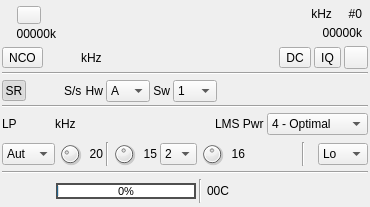
<?xml version="1.0" encoding="UTF-8"?>
<ui version="4.0">
 <class>XTRXInputGUI</class>
 <widget class="QWidget" name="XTRXInputGUI">
  <property name="geometry">
   <rect>
    <x>0</x>
    <y>0</y>
    <width>370</width>
    <height>207</height>
   </rect>
  </property>
  <property name="sizePolicy">
   <sizepolicy hsizetype="Fixed" vsizetype="Fixed">
    <horstretch>0</horstretch>
    <verstretch>0</verstretch>
   </sizepolicy>
  </property>
  <property name="minimumSize">
   <size>
    <width>370</width>
    <height>207</height>
   </size>
  </property>
  <property name="maximumSize">
   <size>
    <width>390</width>
    <height>264</height>
   </size>
  </property>
  <property name="font">
   <font>
    <family>Liberation Sans</family>
    <pointsize>9</pointsize>
   </font>
  </property>
  <property name="windowTitle">
   <string>XTRX Input</string>
  </property>
  <layout class="QVBoxLayout" name="verticalLayout">
   <property name="spacing">
    <number>3</number>
   </property>
   <property name="leftMargin">
    <number>2</number>
   </property>
   <property name="topMargin">
    <number>2</number>
   </property>
   <property name="rightMargin">
    <number>2</number>
   </property>
   <property name="bottomMargin">
    <number>2</number>
   </property>
   <item>
    <layout class="QHBoxLayout" name="horizontalLayout_freq">
     <property name="topMargin">
      <number>4</number>
     </property>
     <item>
      <layout class="QVBoxLayout" name="freqLeftLayout">
       <item>
        <layout class="QHBoxLayout" name="freqLeftTopLayout">
         <item>
          <widget class="ButtonSwitch" name="startStop">
           <property name="toolTip">
            <string>start/stop acquisition</string>
           </property>
           <property name="text">
            <string/>
           </property>
           <property name="icon">
            <iconset resource="../../../sdrgui/resources/res.qrc">
             <normaloff>:/play.png</normaloff>
             <normalon>:/stop.png</normalon>:/play.png</iconset>
           </property>
          </widget>
         </item>
        </layout>
       </item>
       <item>
        <layout class="QHBoxLayout" name="freqLeftBotLayout">
         <item>
          <widget class="QLabel" name="adcRateLabel">
           <property name="minimumSize">
            <size>
             <width>54</width>
             <height>0</height>
            </size>
           </property>
           <property name="toolTip">
            <string>ADC rate before hardware downsampling (k or MS/s)</string>
           </property>
           <property name="text">
            <string>00000k</string>
           </property>
           <property name="alignment">
            <set>Qt::AlignRight|Qt::AlignTrailing|Qt::AlignVCenter</set>
           </property>
          </widget>
         </item>
        </layout>
       </item>
      </layout>
     </item>
     <item>
      <spacer name="freqLeftSpacer">
       <property name="orientation">
        <enum>Qt::Horizontal</enum>
       </property>
       <property name="sizeHint" stdset="0">
        <size>
         <width>0</width>
         <height>0</height>
        </size>
       </property>
      </spacer>
     </item>
     <item>
      <widget class="ValueDial" name="centerFrequency" native="true">
       <property name="sizePolicy">
        <sizepolicy hsizetype="Maximum" vsizetype="Maximum">
         <horstretch>0</horstretch>
         <verstretch>0</verstretch>
        </sizepolicy>
       </property>
       <property name="minimumSize">
        <size>
         <width>32</width>
         <height>16</height>
        </size>
       </property>
       <property name="font">
        <font>
         <family>Liberation Mono</family>
         <pointsize>16</pointsize>
         <weight>50</weight>
         <bold>false</bold>
        </font>
       </property>
       <property name="cursor">
        <cursorShape>PointingHandCursor</cursorShape>
       </property>
       <property name="focusPolicy">
        <enum>Qt::StrongFocus</enum>
       </property>
       <property name="toolTip">
        <string>Main center frequency in kHz</string>
       </property>
      </widget>
     </item>
     <item>
      <layout class="QVBoxLayout" name="freqRightLayout">
       <property name="leftMargin">
        <number>6</number>
       </property>
       <property name="rightMargin">
        <number>6</number>
       </property>
       <item>
        <layout class="QHBoxLayout" name="freqRightTopLayout">
         <item>
          <widget class="QLabel" name="freqUnits">
           <property name="text">
            <string> kHz</string>
           </property>
          </widget>
         </item>
         <item>
          <widget class="QLabel" name="channelNumberText">
           <property name="minimumSize">
            <size>
             <width>20</width>
             <height>0</height>
            </size>
           </property>
           <property name="toolTip">
            <string>Channel number</string>
           </property>
           <property name="text">
            <string>#0</string>
           </property>
           <property name="alignment">
            <set>Qt::AlignRight|Qt::AlignTrailing|Qt::AlignVCenter</set>
           </property>
          </widget>
         </item>
        </layout>
       </item>
       <item>
        <layout class="QHBoxLayout" name="freqRightBotLayout">
         <item>
          <widget class="QLabel" name="deviceRateText">
           <property name="minimumSize">
            <size>
             <width>54</width>
             <height>0</height>
            </size>
           </property>
           <property name="toolTip">
            <string>Baseband I/Q sample rate kS/s</string>
           </property>
           <property name="text">
            <string>00000k</string>
           </property>
           <property name="alignment">
            <set>Qt::AlignRight|Qt::AlignTrailing|Qt::AlignVCenter</set>
           </property>
          </widget>
         </item>
        </layout>
       </item>
      </layout>
     </item>
    </layout>
   </item>
   <item>
    <layout class="QHBoxLayout" name="horizontalLayout">
     <property name="topMargin">
      <number>2</number>
     </property>
     <item>
      <widget class="ButtonSwitch" name="ncoEnable">
       <property name="toolTip">
        <string>Enable the TSP NCO</string>
       </property>
       <property name="text">
        <string>NCO</string>
       </property>
      </widget>
     </item>
     <item>
      <widget class="ValueDialZ" name="ncoFrequency" native="true">
       <property name="sizePolicy">
        <sizepolicy hsizetype="Maximum" vsizetype="Maximum">
         <horstretch>0</horstretch>
         <verstretch>0</verstretch>
        </sizepolicy>
       </property>
       <property name="minimumSize">
        <size>
         <width>32</width>
         <height>16</height>
        </size>
       </property>
       <property name="font">
        <font>
         <family>Liberation Mono</family>
         <pointsize>12</pointsize>
         <weight>50</weight>
         <bold>false</bold>
        </font>
       </property>
       <property name="cursor">
        <cursorShape>PointingHandCursor</cursorShape>
       </property>
       <property name="toolTip">
        <string>Center frequency with NCO engaged (kHz)</string>
       </property>
      </widget>
     </item>
     <item>
      <widget class="QLabel" name="ncoUnits">
       <property name="text">
        <string>kHz</string>
       </property>
      </widget>
     </item>
     <item>
      <spacer name="horizontalSpacer_2">
       <property name="orientation">
        <enum>Qt::Horizontal</enum>
       </property>
       <property name="sizeHint" stdset="0">
        <size>
         <width>40</width>
         <height>20</height>
        </size>
       </property>
      </spacer>
     </item>
     <item>
      <widget class="ButtonSwitch" name="dcOffset">
       <property name="toolTip">
        <string>Automatic DC offset removal</string>
       </property>
       <property name="text">
        <string>DC</string>
       </property>
      </widget>
     </item>
     <item>
      <widget class="ButtonSwitch" name="iqImbalance">
       <property name="toolTip">
        <string>Automatic IQ imbalance correction</string>
       </property>
       <property name="text">
        <string>IQ</string>
       </property>
      </widget>
     </item>
     <item>
      <widget class="ExternalClockButton" name="extClock">
       <property name="toolTip">
        <string>External clock dialog</string>
       </property>
       <property name="text">
        <string/>
       </property>
       <property name="icon">
        <iconset resource="../../../sdrgui/resources/res.qrc">
         <normaloff>:/clocksource.png</normaloff>:/clocksource.png</iconset>
       </property>
      </widget>
     </item>
    </layout>
   </item>
   <item>
    <widget class="Line" name="line_lna">
     <property name="orientation">
      <enum>Qt::Horizontal</enum>
     </property>
    </widget>
   </item>
   <item>
    <layout class="QHBoxLayout" name="ncoSampleRateLayout">
     <property name="topMargin">
      <number>2</number>
     </property>
     <item>
      <widget class="QToolButton" name="sampleRateMode">
       <property name="minimumSize">
        <size>
         <width>24</width>
         <height>0</height>
        </size>
       </property>
       <property name="maximumSize">
        <size>
         <width>24</width>
         <height>16777215</height>
        </size>
       </property>
       <property name="toolTip">
        <string>Toggle between device to host (SR) and base band (BB) sample rate input</string>
       </property>
       <property name="text">
        <string>SR</string>
       </property>
       <property name="checkable">
        <bool>true</bool>
       </property>
       <property name="checked">
        <bool>true</bool>
       </property>
      </widget>
     </item>
     <item>
      <widget class="ValueDial" name="sampleRate" native="true">
       <property name="sizePolicy">
        <sizepolicy hsizetype="Maximum" vsizetype="Maximum">
         <horstretch>0</horstretch>
         <verstretch>0</verstretch>
        </sizepolicy>
       </property>
       <property name="minimumSize">
        <size>
         <width>32</width>
         <height>16</height>
        </size>
       </property>
       <property name="font">
        <font>
         <family>Liberation Mono</family>
         <pointsize>12</pointsize>
         <weight>50</weight>
         <bold>false</bold>
        </font>
       </property>
       <property name="cursor">
        <cursorShape>PointingHandCursor</cursorShape>
       </property>
       <property name="toolTip">
        <string>Device to host sample rate</string>
       </property>
      </widget>
     </item>
     <item>
      <widget class="QLabel" name="samplerateUnit">
       <property name="text">
        <string>S/s</string>
       </property>
      </widget>
     </item>
     <item>
      <widget class="QLabel" name="hwDecimLabel">
       <property name="text">
        <string>Hw</string>
       </property>
       <property name="alignment">
        <set>Qt::AlignRight|Qt::AlignTrailing|Qt::AlignVCenter</set>
       </property>
      </widget>
     </item>
     <item>
      <widget class="QComboBox" name="hwDecim">
       <property name="maximumSize">
        <size>
         <width>50</width>
         <height>16777215</height>
        </size>
       </property>
       <property name="toolTip">
        <string>TSP hardware decimation factor</string>
       </property>
       <property name="currentIndex">
        <number>0</number>
       </property>
       <item>
        <property name="text">
         <string>A</string>
        </property>
       </item>
       <item>
        <property name="text">
         <string>2</string>
        </property>
       </item>
       <item>
        <property name="text">
         <string>4</string>
        </property>
       </item>
       <item>
        <property name="text">
         <string>8</string>
        </property>
       </item>
       <item>
        <property name="text">
         <string>16</string>
        </property>
       </item>
       <item>
        <property name="text">
         <string>32</string>
        </property>
       </item>
       <item>
        <property name="text">
         <string>64</string>
        </property>
       </item>
      </widget>
     </item>
     <item>
      <widget class="QLabel" name="swDecimLabel">
       <property name="text">
        <string>Sw</string>
       </property>
       <property name="alignment">
        <set>Qt::AlignRight|Qt::AlignTrailing|Qt::AlignVCenter</set>
       </property>
      </widget>
     </item>
     <item>
      <widget class="QComboBox" name="swDecim">
       <property name="maximumSize">
        <size>
         <width>50</width>
         <height>16777215</height>
        </size>
       </property>
       <property name="toolTip">
        <string>Software decimation factor</string>
       </property>
       <property name="currentIndex">
        <number>0</number>
       </property>
       <item>
        <property name="text">
         <string>1</string>
        </property>
       </item>
       <item>
        <property name="text">
         <string>2</string>
        </property>
       </item>
       <item>
        <property name="text">
         <string>4</string>
        </property>
       </item>
       <item>
        <property name="text">
         <string>8</string>
        </property>
       </item>
       <item>
        <property name="text">
         <string>16</string>
        </property>
       </item>
       <item>
        <property name="text">
         <string>32</string>
        </property>
       </item>
       <item>
        <property name="text">
         <string>64</string>
        </property>
       </item>
      </widget>
     </item>
     <item>
      <spacer name="horizontalSpacer_4">
       <property name="orientation">
        <enum>Qt::Horizontal</enum>
       </property>
       <property name="sizeHint" stdset="0">
        <size>
         <width>40</width>
         <height>20</height>
        </size>
       </property>
      </spacer>
     </item>
    </layout>
   </item>
   <item>
    <widget class="Line" name="line_freq">
     <property name="orientation">
      <enum>Qt::Horizontal</enum>
     </property>
    </widget>
   </item>
   <item>
    <layout class="QHBoxLayout" name="lpfLayout">
     <property name="topMargin">
      <number>2</number>
     </property>
     <property name="bottomMargin">
      <number>2</number>
     </property>
     <item>
      <widget class="QLabel" name="lpfLabel">
       <property name="text">
        <string>LP</string>
       </property>
      </widget>
     </item>
     <item>
      <widget class="ValueDial" name="lpf" native="true">
       <property name="sizePolicy">
        <sizepolicy hsizetype="Maximum" vsizetype="Maximum">
         <horstretch>0</horstretch>
         <verstretch>0</verstretch>
        </sizepolicy>
       </property>
       <property name="minimumSize">
        <size>
         <width>32</width>
         <height>16</height>
        </size>
       </property>
       <property name="font">
        <font>
         <family>Liberation Mono</family>
         <pointsize>12</pointsize>
         <weight>50</weight>
         <bold>false</bold>
        </font>
       </property>
       <property name="cursor">
        <cursorShape>PointingHandCursor</cursorShape>
       </property>
       <property name="toolTip">
        <string>Analog lowpass filter bandwidth (kHz)</string>
       </property>
      </widget>
     </item>
     <item>
      <widget class="QLabel" name="lpfUnits">
       <property name="text">
        <string>kHz</string>
       </property>
      </widget>
     </item>
     <item>
      <spacer name="horizontalSpacer_6">
       <property name="orientation">
        <enum>Qt::Horizontal</enum>
       </property>
       <property name="sizeHint" stdset="0">
        <size>
         <width>40</width>
         <height>20</height>
        </size>
       </property>
      </spacer>
     </item>
     <item>
      <widget class="QLabel" name="pwrmodeLabel">
       <property name="text">
        <string>LMS Pwr</string>
       </property>
      </widget>
     </item>
     <item>
      <widget class="QComboBox" name="pwrmode">
       <property name="minimumSize">
        <size>
         <width>50</width>
         <height>0</height>
        </size>
       </property>
       <property name="toolTip">
        <string>Power mode</string>
       </property>
       <property name="currentIndex">
        <number>4</number>
       </property>
       <item>
        <property name="text">
         <string>0 - Save Max</string>
        </property>
       </item>
       <item>
        <property name="text">
         <string>1</string>
        </property>
       </item>
       <item>
        <property name="text">
         <string>2</string>
        </property>
       </item>
       <item>
        <property name="text">
         <string>3 - Economy</string>
        </property>
       </item>
       <item>
        <property name="text">
         <string>4 - Optimal</string>
        </property>
       </item>
       <item>
        <property name="text">
         <string>5</string>
        </property>
       </item>
       <item>
        <property name="text">
         <string>6</string>
        </property>
       </item>
       <item>
        <property name="text">
         <string>7 - Perf Max</string>
        </property>
       </item>
      </widget>
     </item>
    </layout>
   </item>
   <item>
    <layout class="QHBoxLayout" name="gainLayout">
     <property name="topMargin">
      <number>2</number>
     </property>
     <property name="bottomMargin">
      <number>2</number>
     </property>
     <item>
      <widget class="QComboBox" name="gainMode">
       <property name="maximumSize">
        <size>
         <width>54</width>
         <height>16777215</height>
        </size>
       </property>
       <property name="toolTip">
        <string>Automatic or Manual gain selection</string>
       </property>
       <item>
        <property name="text">
         <string>Aut</string>
        </property>
       </item>
       <item>
        <property name="text">
         <string>Man</string>
        </property>
       </item>
      </widget>
     </item>
     <item>
      <widget class="QDial" name="gain">
       <property name="maximumSize">
        <size>
         <width>24</width>
         <height>24</height>
        </size>
       </property>
       <property name="toolTip">
        <string>Automatic global gain (dB)</string>
       </property>
       <property name="maximum">
        <number>70</number>
       </property>
       <property name="pageStep">
        <number>1</number>
       </property>
       <property name="value">
        <number>20</number>
       </property>
      </widget>
     </item>
     <item>
      <widget class="QLabel" name="gainText">
       <property name="minimumSize">
        <size>
         <width>18</width>
         <height>0</height>
        </size>
       </property>
       <property name="maximumSize">
        <size>
         <width>18</width>
         <height>16777215</height>
        </size>
       </property>
       <property name="toolTip">
        <string>Automatic global gain</string>
       </property>
       <property name="text">
        <string>20</string>
       </property>
       <property name="alignment">
        <set>Qt::AlignRight|Qt::AlignTrailing|Qt::AlignVCenter</set>
       </property>
      </widget>
     </item>
     <item>
      <widget class="Line" name="line_3">
       <property name="orientation">
        <enum>Qt::Vertical</enum>
       </property>
      </widget>
     </item>
     <item>
      <widget class="QDial" name="lnaGain">
       <property name="maximumSize">
        <size>
         <width>24</width>
         <height>24</height>
        </size>
       </property>
       <property name="toolTip">
        <string>Manual LNA gain</string>
       </property>
       <property name="minimum">
        <number>1</number>
       </property>
       <property name="maximum">
        <number>30</number>
       </property>
       <property name="pageStep">
        <number>1</number>
       </property>
       <property name="sliderPosition">
        <number>15</number>
       </property>
      </widget>
     </item>
     <item>
      <widget class="QLabel" name="lnaGainText">
       <property name="minimumSize">
        <size>
         <width>18</width>
         <height>0</height>
        </size>
       </property>
       <property name="maximumSize">
        <size>
         <width>18</width>
         <height>16777215</height>
        </size>
       </property>
       <property name="toolTip">
        <string>Manual LNA gain (dB)</string>
       </property>
       <property name="text">
        <string>15</string>
       </property>
       <property name="alignment">
        <set>Qt::AlignRight|Qt::AlignTrailing|Qt::AlignVCenter</set>
       </property>
      </widget>
     </item>
     <item>
      <widget class="QComboBox" name="tiaGain">
       <property name="maximumSize">
        <size>
         <width>40</width>
         <height>16777215</height>
        </size>
       </property>
       <property name="toolTip">
        <string>Manual TIA gain (dB)</string>
       </property>
       <property name="currentIndex">
        <number>1</number>
       </property>
       <item>
        <property name="text">
         <string>1</string>
        </property>
       </item>
       <item>
        <property name="text">
         <string>2</string>
        </property>
       </item>
       <item>
        <property name="text">
         <string>3</string>
        </property>
       </item>
      </widget>
     </item>
     <item>
      <widget class="QDial" name="pgaGain">
       <property name="maximumSize">
        <size>
         <width>24</width>
         <height>24</height>
        </size>
       </property>
       <property name="toolTip">
        <string>Manual PGA gain</string>
       </property>
       <property name="maximum">
        <number>32</number>
       </property>
       <property name="pageStep">
        <number>1</number>
       </property>
       <property name="value">
        <number>16</number>
       </property>
      </widget>
     </item>
     <item>
      <widget class="QLabel" name="pgaGainText">
       <property name="minimumSize">
        <size>
         <width>18</width>
         <height>0</height>
        </size>
       </property>
       <property name="maximumSize">
        <size>
         <width>18</width>
         <height>16777215</height>
        </size>
       </property>
       <property name="toolTip">
        <string>Manual PGA gain (dB)</string>
       </property>
       <property name="text">
        <string>16</string>
       </property>
       <property name="alignment">
        <set>Qt::AlignRight|Qt::AlignTrailing|Qt::AlignVCenter</set>
       </property>
      </widget>
     </item>
     <item>
      <spacer name="horizontalSpacer_5">
       <property name="orientation">
        <enum>Qt::Horizontal</enum>
       </property>
       <property name="sizeHint" stdset="0">
        <size>
         <width>40</width>
         <height>20</height>
        </size>
       </property>
      </spacer>
     </item>
     <item>
      <widget class="Line" name="line_4">
       <property name="orientation">
        <enum>Qt::Vertical</enum>
       </property>
      </widget>
     </item>
     <item>
      <widget class="QLabel" name="antennaLabel">
       <property name="pixmap">
        <pixmap resource="../../../sdrgui/resources/res.qrc">:/antenna.png</pixmap>
       </property>
      </widget>
     </item>
     <item>
      <widget class="QComboBox" name="antenna">
       <property name="minimumSize">
        <size>
         <width>50</width>
         <height>0</height>
        </size>
       </property>
       <property name="maximumSize">
        <size>
         <width>50</width>
         <height>16777215</height>
        </size>
       </property>
       <property name="toolTip">
        <string>Antenna select: No: none, Lo: 700:900M, Hi: 2:2.6G, Wi: wideband, T1: Tx1 LB, T2: Tx2 LB</string>
       </property>
       <item>
        <property name="text">
         <string>Lo</string>
        </property>
       </item>
       <item>
        <property name="text">
         <string>Wide</string>
        </property>
       </item>
       <item>
        <property name="text">
         <string>Hi</string>
        </property>
       </item>
      </widget>
     </item>
    </layout>
   </item>
   <item>
    <widget class="Line" name="line">
     <property name="orientation">
      <enum>Qt::Horizontal</enum>
     </property>
    </widget>
   </item>
   <item>
    <layout class="QHBoxLayout" name="statusLayout">
     <property name="topMargin">
      <number>2</number>
     </property>
     <property name="bottomMargin">
      <number>2</number>
     </property>
     <item>
      <widget class="QLabel" name="streamStatusLabel">
       <property name="minimumSize">
        <size>
         <width>24</width>
         <height>24</height>
        </size>
       </property>
       <property name="maximumSize">
        <size>
         <width>24</width>
         <height>24</height>
        </size>
       </property>
       <property name="toolTip">
        <string>Green when stream is reporting data</string>
       </property>
       <property name="text">
        <string/>
       </property>
       <property name="pixmap">
        <pixmap resource="../../../sdrgui/resources/res.qrc">:/stream.png</pixmap>
       </property>
      </widget>
     </item>
     <item>
      <widget class="QLabel" name="gpsStatusLabel">
       <property name="minimumSize">
        <size>
         <width>24</width>
         <height>24</height>
        </size>
       </property>
       <property name="maximumSize">
        <size>
         <width>24</width>
         <height>24</height>
        </size>
       </property>
       <property name="toolTip">
        <string>Green when GPS is locked</string>
       </property>
       <property name="text">
        <string/>
       </property>
       <property name="pixmap">
        <pixmap resource="../../../sdrgui/resources/res.qrc">:/gps.png</pixmap>
       </property>
      </widget>
     </item>
     <item>
      <widget class="QProgressBar" name="fifoBar">
       <property name="maximumSize">
        <size>
         <width>16777215</width>
         <height>16</height>
        </size>
       </property>
       <property name="font">
        <font>
         <family>Liberation Sans</family>
         <pointsize>8</pointsize>
        </font>
       </property>
       <property name="toolTip">
        <string>FIFO fill status</string>
       </property>
       <property name="styleSheet">
        <string notr="true">QProgressBar{border: 2px solid rgb(79, 79, 79); text-align: center;}
QToolTip{background-color: white; color: black;}</string>
       </property>
       <property name="value">
        <number>0</number>
       </property>
      </widget>
     </item>
     <item>
      <widget class="Line" name="line_2">
       <property name="orientation">
        <enum>Qt::Vertical</enum>
       </property>
      </widget>
     </item>
     <item>
      <widget class="QLabel" name="temperatureText">
       <property name="minimumSize">
        <size>
         <width>24</width>
         <height>0</height>
        </size>
       </property>
       <property name="toolTip">
        <string>Board temperature (degrees C)</string>
       </property>
       <property name="text">
        <string>00C</string>
       </property>
       <property name="alignment">
        <set>Qt::AlignRight|Qt::AlignTrailing|Qt::AlignVCenter</set>
       </property>
      </widget>
     </item>
     <item>
      <spacer name="horizontalSpacer_3">
       <property name="orientation">
        <enum>Qt::Horizontal</enum>
       </property>
       <property name="sizeHint" stdset="0">
        <size>
         <width>40</width>
         <height>20</height>
        </size>
       </property>
      </spacer>
     </item>
    </layout>
   </item>
  </layout>
 </widget>
 <customwidgets>
  <customwidget>
   <class>ValueDial</class>
   <extends>QWidget</extends>
   <header>gui/valuedial.h</header>
   <container>1</container>
  </customwidget>
  <customwidget>
   <class>ButtonSwitch</class>
   <extends>QToolButton</extends>
   <header>gui/buttonswitch.h</header>
  </customwidget>
  <customwidget>
   <class>ValueDialZ</class>
   <extends>QWidget</extends>
   <header>gui/valuedialz.h</header>
   <container>1</container>
  </customwidget>
  <customwidget>
   <class>ExternalClockButton</class>
   <extends>QToolButton</extends>
   <header>gui/externalclockbutton.h</header>
  </customwidget>
 </customwidgets>
 <resources>
  <include location="../../../sdrgui/resources/res.qrc"/>
 </resources>
 <connections/>
</ui>
